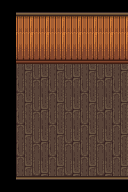

A 2D game scene composited from a Tiled map and its tileset images. What follows is a short description and the map's XML, with every tile layer's data as written:
An orthogonal 8x12 tile map with 16x16 px tiles, 3 tile layers (Back, Buildings, Front), 6 tilesets and 1 object (TileData).

<map version="1.10" tiledversion="1.10.2" orientation="orthogonal" renderorder="right-down" compressionlevel="0" width="8" height="12" tilewidth="16" tileheight="16" infinite="0" nextlayerid="7" nextobjectid="22">
 <properties>
  <property name="DayTiles_asdf" value="Buildings 3 1 15 Buildings 3 2 27 Back 3 4 51 Back 3 5 63" />
  <property name="FloorIDs" value="SpouseHallway" />
  <property name="NightTiles_asdf" value="Buildings 3 1 144 Buildings 3 2 156 Back 3 4 53 Back 3 5 65" />
  <property name="ViewportFollowPlayer" type="bool" value="true" />
  <property name="Warp" value="9 12 Farm 64 15" />
  <property name="asdf" type="bool" value="false" />
 </properties>
 <tileset firstgid="1" name="indoor" tilewidth="16" tileheight="16" tilecount="2176" columns="32">
  <image source=".townInterior.png" width="512" height="1088" />
 </tileset>
 <tileset firstgid="2177" name="sewer" tilewidth="16" tileheight="16" tilecount="88" columns="8">
  <image source=".SewerTiles.png" width="128" height="176" />
 </tileset>
 <tileset firstgid="2265" name="untitled tile sheet" tilewidth="16" tileheight="16" tilecount="264" columns="12">
  <image source=".farmhouse_tiles.png" width="192" height="352" />
 </tileset>
 <tileset firstgid="2529" name="walls_and_floors" tilewidth="16" tileheight="16" tilecount="688" columns="16">
  <image source=".walls_and_floors.png" width="256" height="688" />
 </tileset>
 <tileset firstgid="3217" name="indoor" tilewidth="16" tileheight="16" tilecount="2176" columns="32">
  <image source=".townInterior.png" width="512" height="1088" />
 </tileset>
 <tileset firstgid="5393" source=".spring_sgf_v2.tsx" />
 <layer id="1" name="Back" width="8" height="12">
  <data encoding="csv">
0,5488,5488,5488,0,0,0,2529,
0,67,67,67,67,67,67,67,
0,67,67,67,67,67,67,67,
0,99,99,99,99,99,99,99,
0,3106,3105,3106,3105,3106,3105,3106,
0,3090,3089,3090,3089,3090,3089,3090,
0,3106,3105,3106,3105,3106,3105,3106,
0,3090,3089,3090,3089,3090,3089,3090,
0,3106,3105,3106,3105,3106,3105,3106,
0,3090,3089,3090,3089,3090,3089,3090,
0,3106,3105,3106,3105,3106,3105,3106,
0,2881,2882,2865,2866,2865,2866,0
</data>
 </layer>
 <layer id="2" name="Buildings" width="8" height="12">
  <data encoding="csv">
0,5488,5488,5488,5488,5488,5488,5488,
0,0,0,0,0,0,0,0,
0,0,0,0,0,0,0,0,
0,99,99,99,99,99,99,99,
0,0,0,0,0,0,0,0,
0,0,0,0,0,0,0,0,
0,0,0,0,0,0,0,0,
0,0,0,0,0,0,0,0,
0,0,0,0,0,0,0,0,
0,0,0,0,0,0,0,0,
0,0,0,0,0,0,0,0,
0,5444,5444,5444,5444,5444,5444,5444
</data>
 </layer>
 <layer id="3" name="Front" width="8" height="12">
  <data encoding="csv">
0,0,0,0,0,0,0,0,
0,1427,1427,1427,1427,1427,1427,1427,
0,0,0,0,0,0,0,0,
0,0,0,0,0,0,0,0,
0,0,0,0,0,0,0,0,
0,0,0,0,0,0,0,0,
0,0,0,0,0,0,0,0,
0,0,0,0,0,0,0,0,
0,0,0,0,0,0,0,0,
0,0,0,0,0,0,0,0,
0,0,0,0,0,0,0,0,
0,0,0,0,0,0,0,0
</data>
 </layer>
 <objectgroup id="4" name="Back">
  <object id="8" name="TileData" x="64" y="80" width="16" height="16">
   <properties>
    <property name="NoFurniture" value="T" />
   </properties>
  </object>
 </objectgroup>
 <objectgroup id="5" name="Buildings" />
 <objectgroup id="6" name="Front" />
</map>
